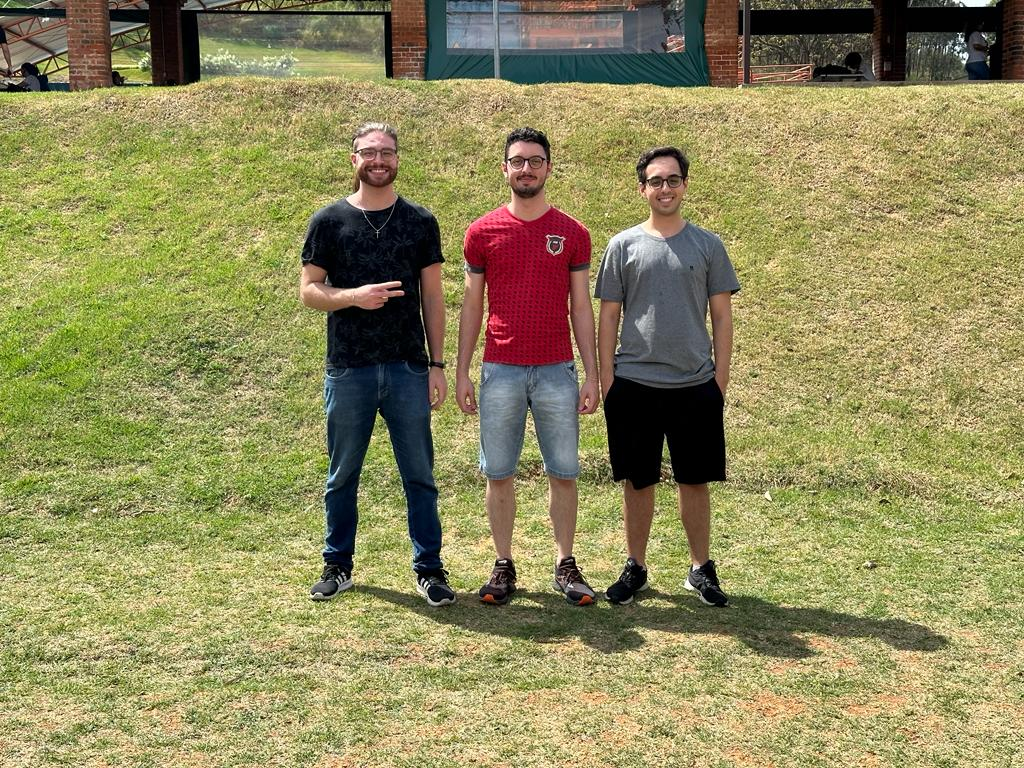
#> input picture Prova 1/Imagens/foto na grama.jpeg, 1024 x 768 px
$ python teste.py
#> lines starting #> are read from the running program, lines starting #| are printed output that depends on the picture; after the words box and inside, x2 and y2 are one past the last pixel; in counts of white or black regions, pixels touching at a corner belong together


import numpy as np
import cv2 as cv
from matplotlib import pyplot as plt
img = cv.imread('foto na grama.jpeg')
#> img is the input picture: shape (768, 1024, 3); mean B, G, R 92.6, 138.7, 144.7
assert img is not None, "file could not be read, check with os.path.exists()"

gray = cv.cvtColor(img,cv.COLOR_BGR2GRAY)
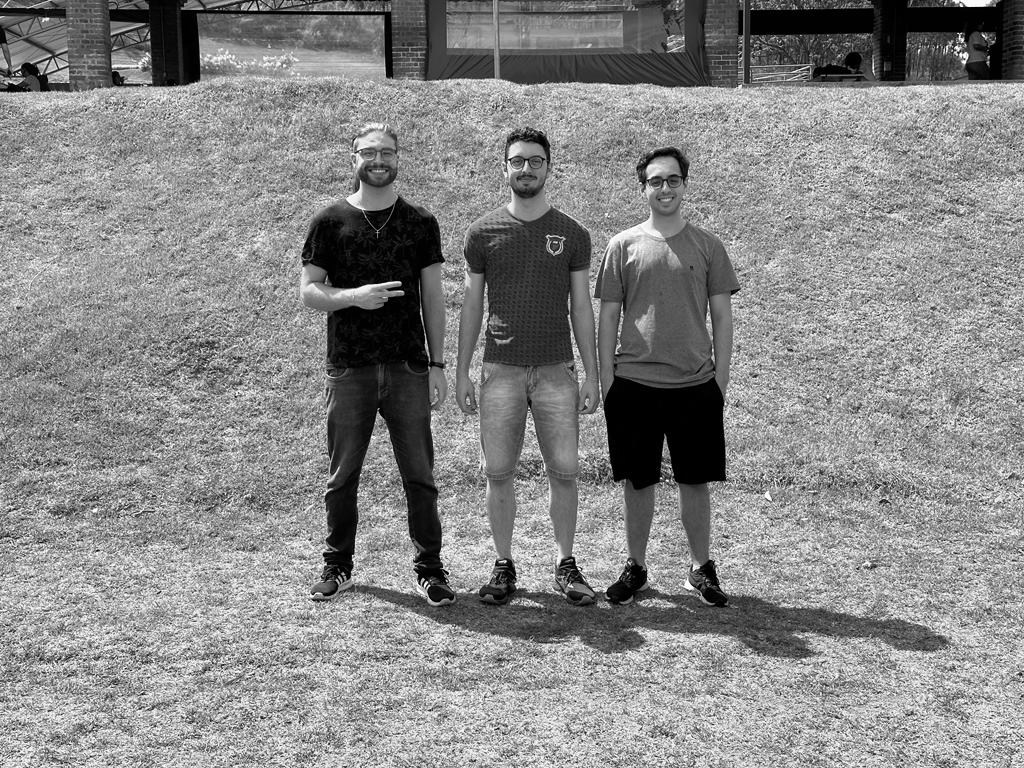
#> gray: shape (768, 1024); min 0, max 255, mean 135.3
blurred_image = cv.GaussianBlur(gray, (21, 21), 0)
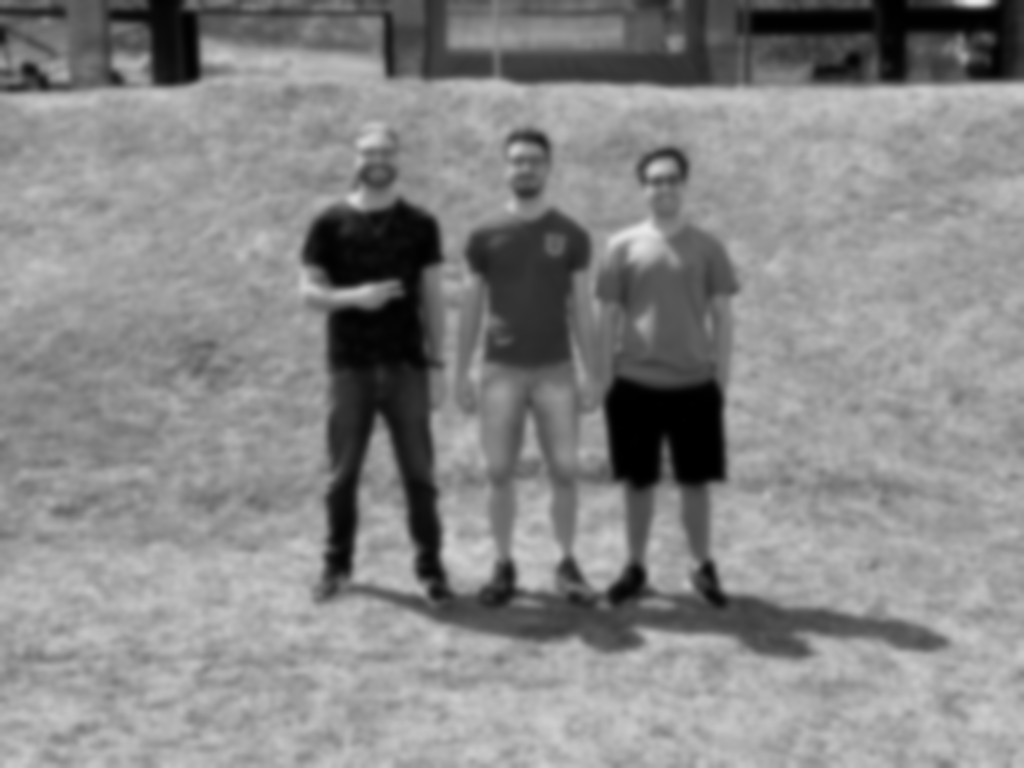
#> blurred_image: shape (768, 1024); min 0, max 233, mean 135.3

ret, thresh = cv.threshold(blurred_image,0,255,cv.THRESH_BINARY_INV+cv.THRESH_OTSU)
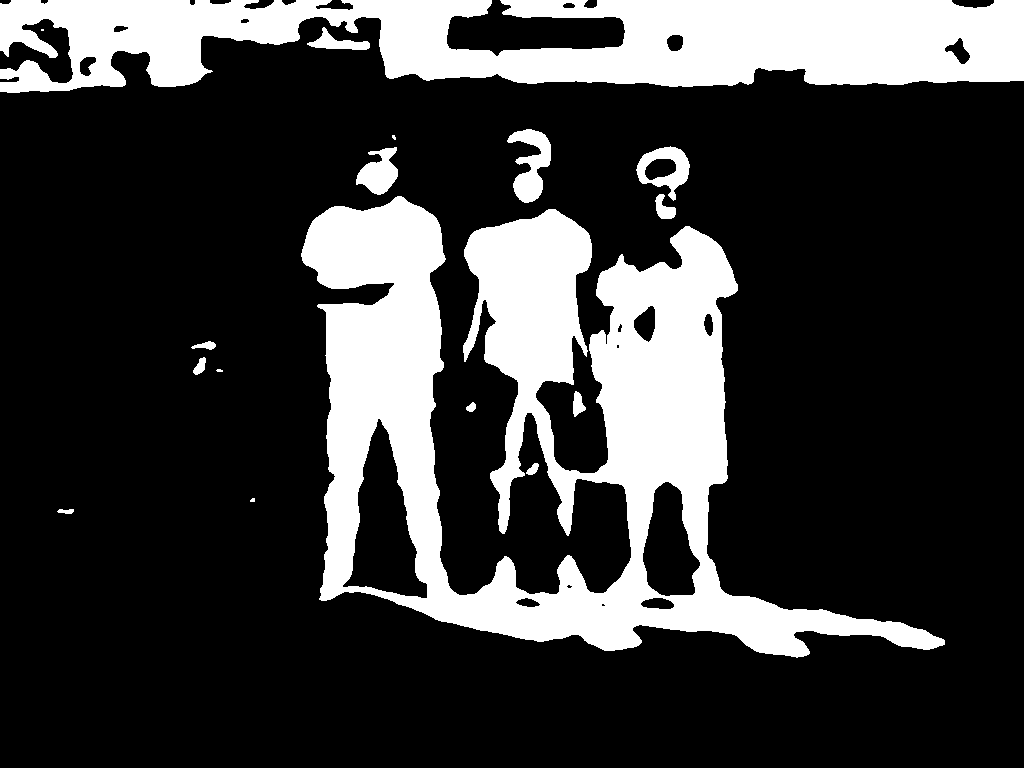
#> thresh: shape (768, 1024); 23.1% white; 17 white regions (4 under 20 px), largest, box (x1, y1, x2, y2) and area: (301, 196, 945, 658) 110849, (0, 0, 1024, 93) 64654, (507, 129, 551, 203) 1698
#> ret = 108

plt.imshow(thresh),plt.colorbar(),plt.show()
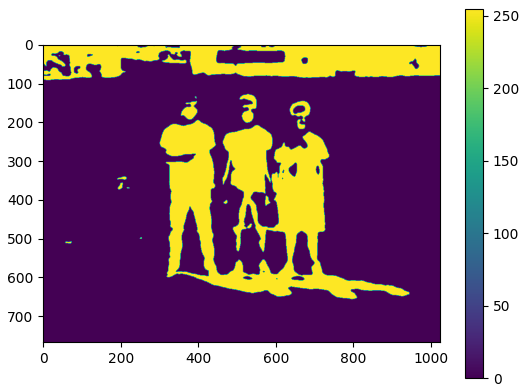
#> figure drawn by matplotlib, 2 panels

$ run again, with Prova 1/Imagens/eafaef.jpeg copied over Prova 1/Imagens/foto na grama.jpeg
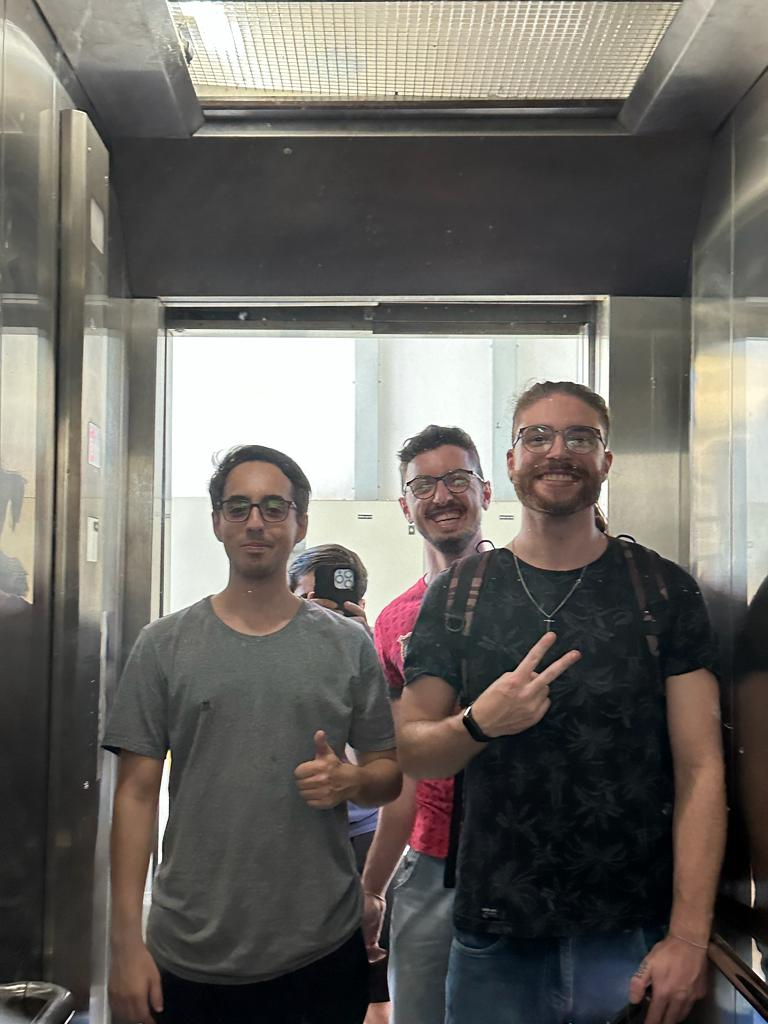
#> input picture Prova 1/Imagens/eafaef.jpeg, 768 x 1024 px
#> img is the input picture: shape (1024, 768, 3); mean B, G, R 98, 103.3, 106.7
#> `ret, thresh = cv.threshold(blurred_image,0,255,cv.THRESH_BINARY_INV+cv..`:
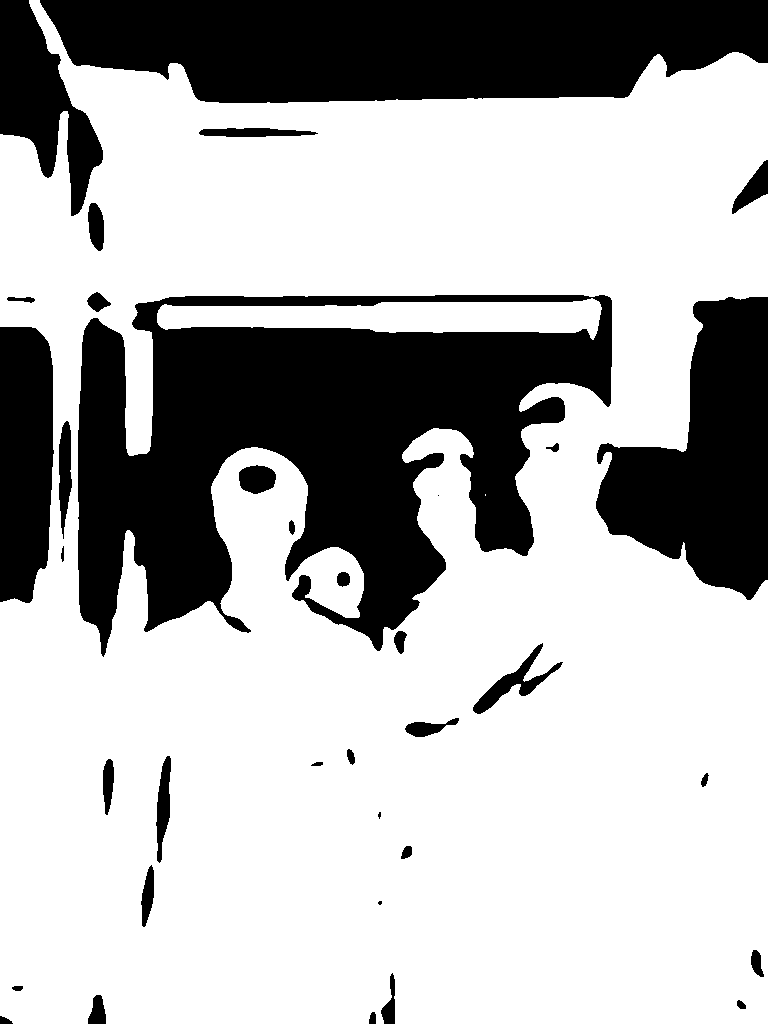
#> thresh: shape (1024, 768); 70.3% white; 36 black regions (3 under 20 px), largest, box (x1, y1, x2, y2) and area: (78, 295, 612, 657) 106474, (40, 0, 768, 103) 61911, (596, 297, 768, 600) 30702
#> ret = 130
#> `plt.imshow(thresh),plt.colorbar(),plt.show()`:
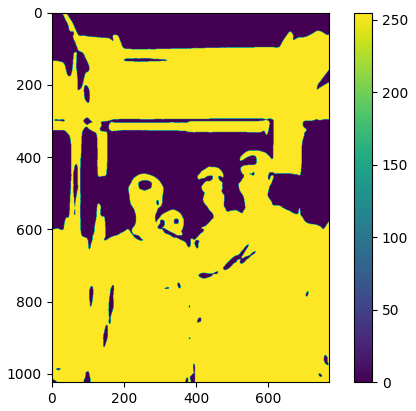
#> figure drawn by matplotlib, 2 panels

$ run again, with Prova 1/Imagens/escada.jpeg copied over Prova 1/Imagens/foto na grama.jpeg
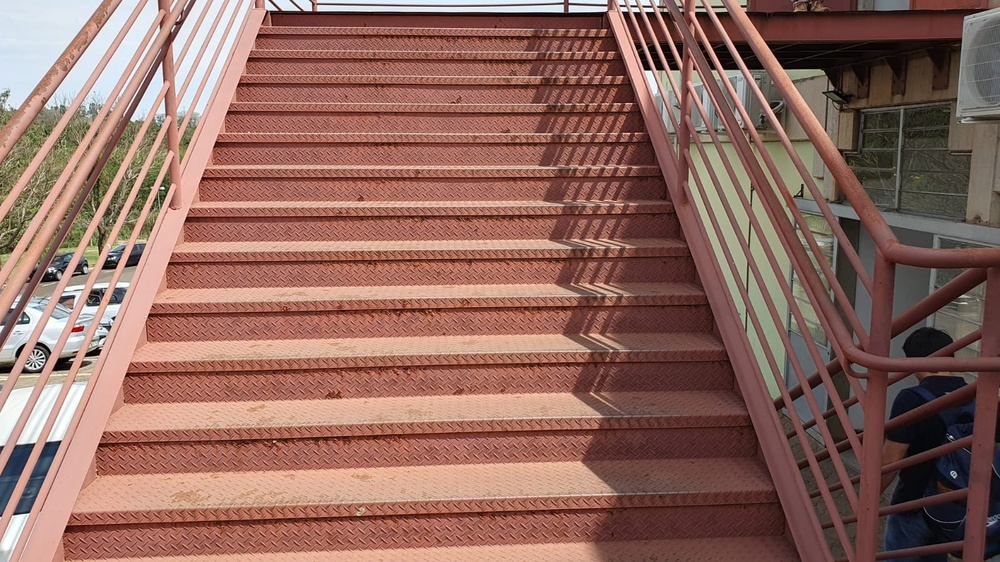
#> input picture Prova 1/Imagens/escada.jpeg, 1000 x 562 px, shrunk from 1600 x 900 before the run
#> img is the input picture: shape (562, 1000, 3); mean B, G, R 94.9, 105.2, 143.3
#> `ret, thresh = cv.threshold(blurred_image,0,255,cv.THRESH_BINARY_INV+cv..`:
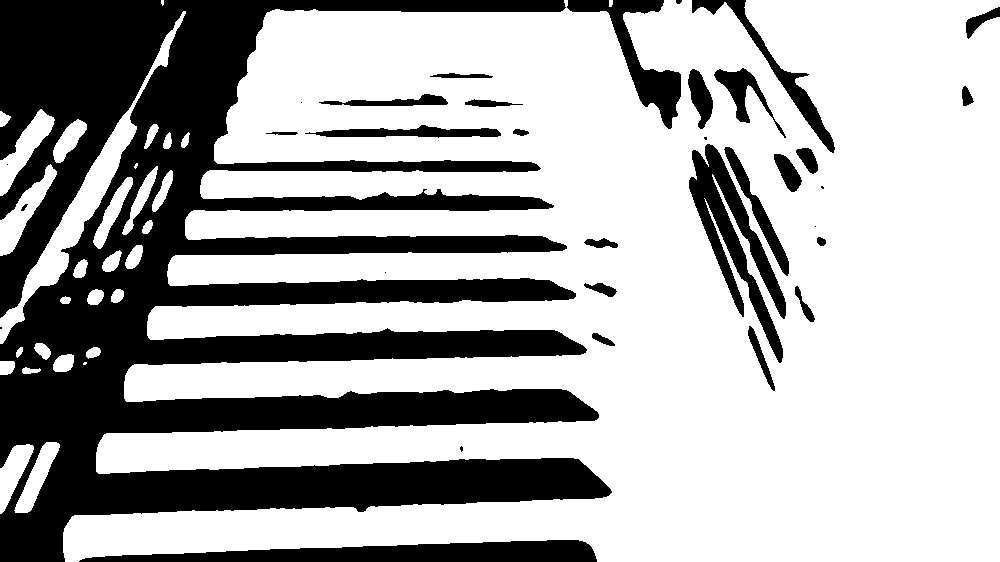
#> thresh: shape (562, 1000); 68% white; 34 black regions (8 under 20 px), largest, box (x1, y1, x2, y2) and area: (0, 0, 612, 562) 151060, (79, 540, 597, 562) 7285, (689, 144, 786, 363) 6555
#> ret = 130
#> `plt.imshow(thresh),plt.colorbar(),plt.show()`:
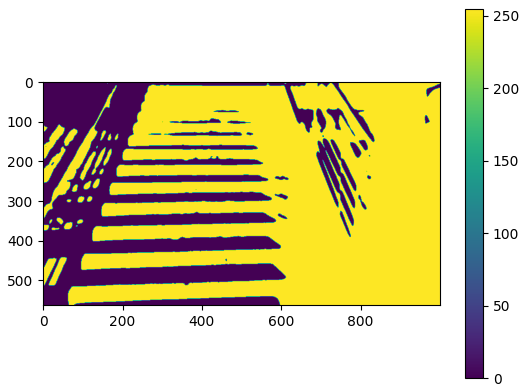
#> figure drawn by matplotlib, 2 panels

$ run again, with Prova 1/Imagens/escada_em_pe.jpeg copied over Prova 1/Imagens/foto na grama.jpeg
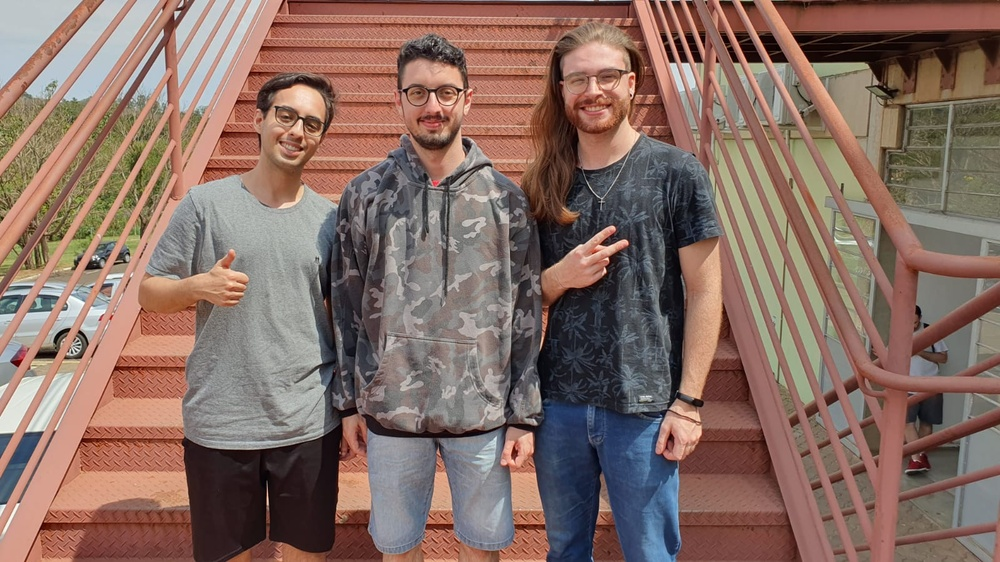
#> input picture Prova 1/Imagens/escada_em_pe.jpeg, 1000 x 562 px, shrunk from 1600 x 900 before the run
#> img is the input picture: shape (562, 1000, 3); mean B, G, R 99.7, 109, 134.6
#> `ret, thresh = cv.threshold(blurred_image,0,255,cv.THRESH_BINARY_INV+cv..`:
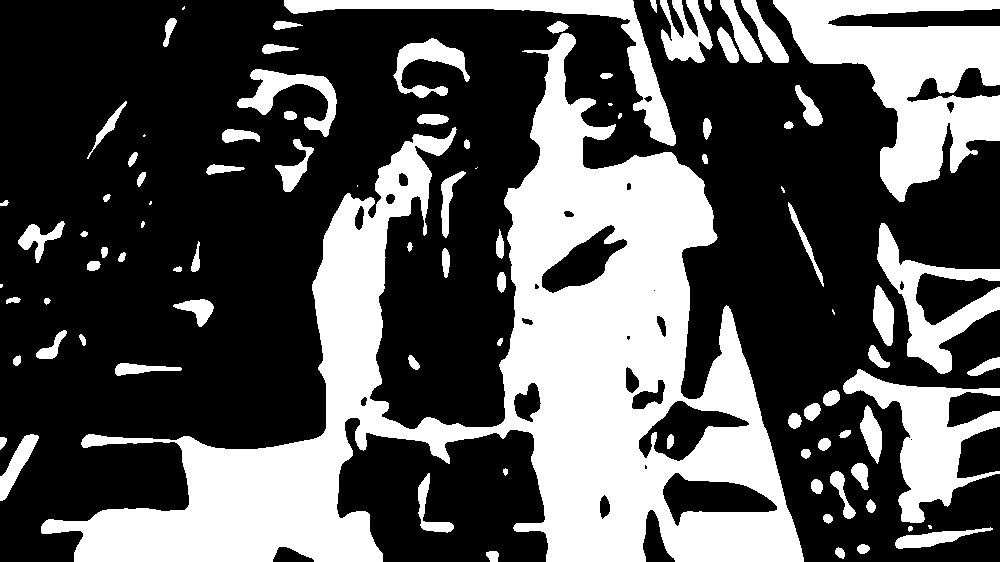
#> thresh: shape (562, 1000); 34.3% white; 92 white regions (11 under 20 px), largest, box (x1, y1, x2, y2) and area: (41, 33, 804, 562) 125793, (773, 0, 1000, 202) 21655, (843, 369, 1000, 523) 8805
#> ret = 104
#> `plt.imshow(thresh),plt.colorbar(),plt.show()`:
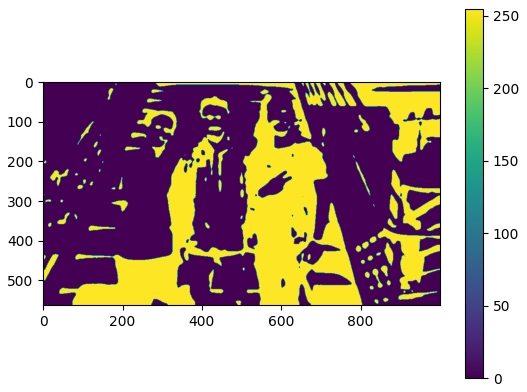
#> figure drawn by matplotlib, 2 panels
